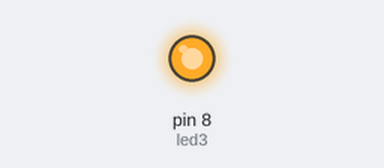
Bench run of a sketch on a simulated Arduino Uno, built with avr-gcc and run on an emulated ATmega328P. Parts: output pins drawn as LEDs (lit = HIGH).

Above: at 0.1 s.
At 17.8 s:
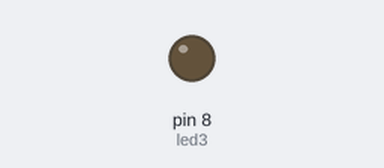
Timing chart, 0 to 19.3 s (numbered marks = the images above):
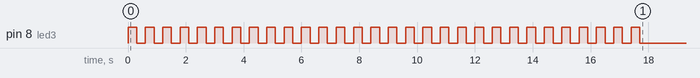

The sketch:

Exercici_7.ino
```cpp
/**********************************************************************
**                                                                   **
**                               TÍTOL:                              **
**                      LL06_Rubén_Martos_ARDUINO                    **
**                                                                   **
**  NOM: Rubén Martos Gutiérrez                     Data: 15/12/2021 **
**********************************************************************/
//************************** INCLUDE **********************************


//************************ VARIABLES **********************************
const byte led3 = 8;          // donar nom al pin 8 de l’Arduino
//************************** SETUP ************************************

void setup()  // ho fa un cop quan el programa s'inicia
{
  pinMode(led3, OUTPUT);     // definir el pin 7 com una sortida

   digitalWrite(led3, HIGH);
 delay (300);
  digitalWrite(led3, LOW);
 delay (300);

 digitalWrite(led3, HIGH);
 delay (300);
  digitalWrite(led3, LOW);
 delay (300);

 digitalWrite(led3, HIGH);
 delay (300);
  digitalWrite(led3, LOW);
 delay (300);

 digitalWrite(led3, HIGH);
 delay (300);
  digitalWrite(led3, LOW);
 delay (300);

 digitalWrite(led3, HIGH);
 delay (300);
  digitalWrite(led3, LOW);
 delay (300);

 digitalWrite(led3, HIGH);
 delay (300);
  digitalWrite(led3, LOW);
 delay (300);

 digitalWrite(led3, HIGH);
 delay (300);
  digitalWrite(led3, LOW);
 delay (300);

 digitalWrite(led3, HIGH);
 delay (300);
  digitalWrite(led3, LOW);
 delay (300);

 digitalWrite(led3, HIGH);
 delay (300);
  digitalWrite(led3, LOW);
 delay (300);

 digitalWrite(led3, HIGH);
 delay (300);
  digitalWrite(led3, LOW);
 delay (300);

 digitalWrite(led3, HIGH);
 delay (300);
  digitalWrite(led3, LOW);
 delay (300);

 digitalWrite(led3, HIGH);
 delay (300);
  digitalWrite(led3, LOW);
 delay (300);

 digitalWrite(led3, HIGH);
 delay (300);
  digitalWrite(led3, LOW);
 delay (300);

 digitalWrite(led3, HIGH);
 delay (300);
  digitalWrite(led3, LOW);
 delay (300);

 digitalWrite(led3, HIGH);
 delay (300);
  digitalWrite(led3, LOW);
 delay (300);

 digitalWrite(led3, HIGH);
 delay (300);
  digitalWrite(led3, LOW);
 delay (300);

 digitalWrite(led3, HIGH);
 delay (300);
  digitalWrite(led3, LOW);
 delay (300);

 digitalWrite(led3, HIGH);
 delay (300);
  digitalWrite(led3, LOW);
 delay (300);

 digitalWrite(led3, HIGH);
 delay (300);
  digitalWrite(led3, LOW);
 delay (300);

 digitalWrite(led3, HIGH);
 delay (300);
  digitalWrite(led3, LOW);
 delay (300);

 digitalWrite(led3, HIGH);
 delay (300);
  digitalWrite(led3, LOW);
 delay (300);

 digitalWrite(led3, HIGH);
 delay (300);
  digitalWrite(led3, LOW);
 delay (300);

 digitalWrite(led3, HIGH);
 delay (300);
  digitalWrite(led3, LOW);
 delay (300);

 digitalWrite(led3, HIGH);
 delay (300);
  digitalWrite(led3, LOW);
 delay (300);

 digitalWrite(led3, HIGH);
 delay (300);
  digitalWrite(led3, LOW);
 delay (300);

 digitalWrite(led3, HIGH);
 delay (300);
  digitalWrite(led3, LOW);
 delay (300);

 digitalWrite(led3, HIGH);
 delay (300);
  digitalWrite(led3, LOW);
 delay (300);

 digitalWrite(led3, HIGH);
 delay (300);
  digitalWrite(led3, LOW);
 delay (300);

 digitalWrite(led3, HIGH);
 delay (300);
  digitalWrite(led3, LOW);
 delay (300);

 digitalWrite(led3, HIGH);
 delay (300);
  digitalWrite(led3, LOW);
 delay (300);
}

//************************** LOOP *************************************
void loop()      //we need this to be here even though its empty
{
}

//************************** FUNCIONS  *********************************
```
